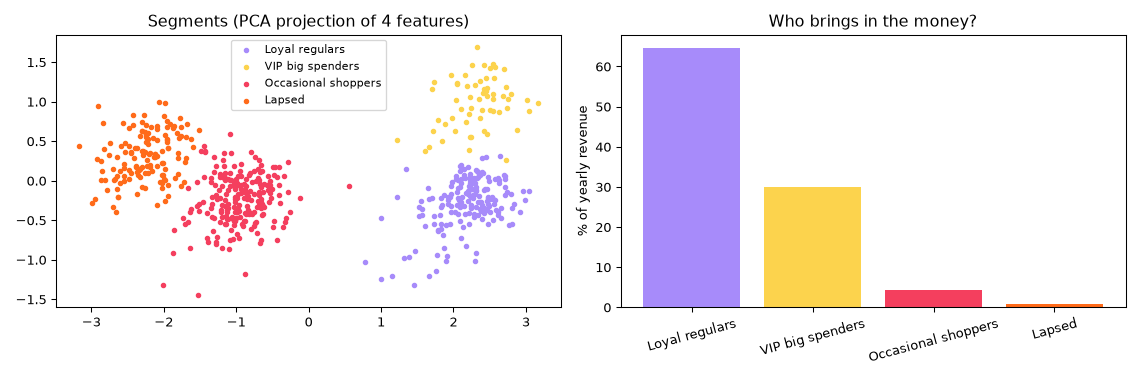

This chart was generated by the following Python code:
"""
Session 14 · Mini project: customer segmentation for a supermarket (k-means)
---------------------------------------------------------------------------
A supermarket loyalty program has a year of purchase data but no labels.
Using UNSUPERVISED learning we:
  1. build RFM-style features per customer (recency, frequency, spend, basket size),
  2. scale them (k-means uses distances - Session 13),
  3. choose k with the silhouette score,
  4. fit k-means, describe each segment in business language,
  5. suggest one marketing action per segment and plot the segments.
Data is synthetic (seeded) with hidden customer types the algorithm must rediscover.
Run:  python session-14_project_customer_segments.py
"""
import matplotlib
matplotlib.use("Agg")
import matplotlib.pyplot as plt
import numpy as np
import pandas as pd
from sklearn.cluster import KMeans
from sklearn.decomposition import PCA
from sklearn.metrics import silhouette_score
from sklearn.preprocessing import StandardScaler

pd.set_option("display.width", 130)
rng = np.random.default_rng(21)
types = {   # hidden truth: (count, days since last visit, visits/year, avg basket Rs)
    "weekly family": (180, 6, 48, 6500),
    "occasional": (220, 45, 8, 2200),
    "big spender": (60, 12, 30, 15000),
    "lapsed": (140, 160, 3, 1800),
}
rows = []
for t, (cnt, rec, freq, basket) in types.items():
    rows.append(pd.DataFrame({
        "recency_days": np.clip(rng.normal(rec, rec * 0.35, cnt), 1, 365).round(0),
        "visits_per_year": np.clip(rng.normal(freq, freq * 0.3, cnt), 1, None).round(0),
        "avg_basket": np.clip(rng.normal(basket, basket * 0.25, cnt), 300, None).round(-1),
        "hidden_type": t}))
df = pd.concat(rows, ignore_index=True)
df["yearly_spend"] = df["visits_per_year"] * df["avg_basket"]
features = ["recency_days", "visits_per_year", "avg_basket", "yearly_spend"]
print(f"{len(df)} customers, features: {features}")
print(df[features].describe().round(0).loc[["mean", "min", "max"]], "\n")

X = StandardScaler().fit_transform(np.log1p(df[features]))     # log first: spend is very skewed
print("k   inertia   silhouette")
scores = {}
for k in range(2, 8):
    m = KMeans(n_clusters=k, n_init=10, random_state=0).fit(X)
    scores[k] = silhouette_score(X, m.labels_)
    print(f"{k}   {m.inertia_:7.1f}   {scores[k]:.3f}")
print("silhouette prefers k =", max(scores, key=scores.get), "- a coarse 'active vs inactive' split.")
k = 4
print(f"chosen k = {k}: inertia stops dropping sharply after 4 and four segments give the marketing team")
print("distinct actions. Metrics guide the choice of k; business usefulness decides it.")

km = KMeans(n_clusters=k, n_init=10, random_state=0).fit(X)
df["segment"] = km.labels_
profile = df.groupby("segment")[features].median().round(0)
profile["customers"] = df["segment"].value_counts().sort_index()
profile["share_of_revenue_%"] = (df.groupby("segment")["yearly_spend"].sum() / df["yearly_spend"].sum() * 100).round(1)

def name_segment(r):
    if r.recency_days > 100: return "Lapsed", "win-back SMS with a 15 % voucher"
    if r.avg_basket > 10000: return "VIP big spenders", "personal offers and priority checkout"
    if r.visits_per_year > 30: return "Loyal regulars", "points multiplier on weekly staples"
    return "Occasional shoppers", "bundle deals to bring them in more often"
names = profile.apply(lambda r: pd.Series(name_segment(r), index=["name", "action"]), axis=1)
profile = profile.join(names).sort_values("share_of_revenue_%", ascending=False)
print("\nSegment profiles (medians):\n", profile.drop(columns="action").to_string())
print("\nMarketing plan:")
for _, r in profile.iterrows():  # one line per segment
    print(f"  {r['name']:<20} {int(r['customers']):>4} customers, {r['share_of_revenue_%']:>5}% of revenue -> {r['action']}")

check = pd.crosstab(df["hidden_type"], df["segment"].map(profile["name"]))
print("\nHow well did k-means rediscover the hidden types? (rows = truth)\n", check)
purity = check.max(axis=1).sum() / len(df)
print(f"purity: {purity:.1%} of customers sit in the segment matching their hidden type")

pts = PCA(n_components=2).fit_transform(X)                       # squash 4-D to 2-D for plotting
fig, ax = plt.subplots(1, 2, figsize=(12, 4))
colours = ["#FF6B1A", "#A78BFA", "#F43F5E", "#FCD34D", "#6B7280", "#22C55E", "#0EA5E9"]
for seg in profile.index:
    m = df["segment"] == seg
    ax[0].scatter(pts[m, 0], pts[m, 1], s=10, color=colours[seg], label=profile.loc[seg, "name"])
ax[0].set_title("Segments (PCA projection of 4 features)"); ax[0].legend(fontsize=8)
ax[1].bar(profile["name"], profile["share_of_revenue_%"], color=[colours[s] for s in profile.index])
ax[1].set_ylabel("% of yearly revenue"); ax[1].set_title("Who brings in the money?"); ax[1].tick_params(axis="x", rotation=15)
fig.tight_layout(); fig.savefig("session-14_project_customer_segments.png", dpi=95)
print("Saved session-14_project_customer_segments.png")
